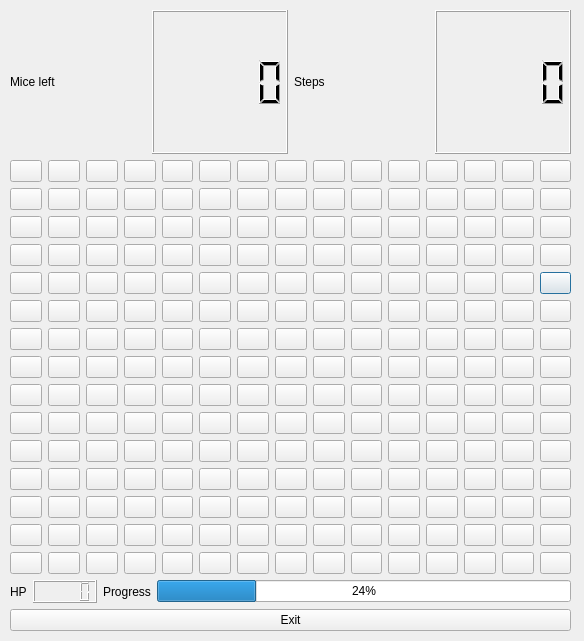
<?xml version="1.0" encoding="UTF-8"?>
<ui version="4.0">
 <class>GameHard</class>
 <widget class="QDialog" name="GameHard">
  <property name="geometry">
   <rect>
    <x>0</x>
    <y>0</y>
    <width>584</width>
    <height>641</height>
   </rect>
  </property>
  <property name="minimumSize">
   <size>
    <width>584</width>
    <height>641</height>
   </size>
  </property>
  <property name="maximumSize">
   <size>
    <width>584</width>
    <height>641</height>
   </size>
  </property>
  <property name="windowTitle">
   <string>Dialog</string>
  </property>
  <widget class="QWidget" name="layoutWidget">
   <property name="geometry">
    <rect>
     <x>10</x>
     <y>10</y>
     <width>561</width>
     <height>621</height>
    </rect>
   </property>
   <layout class="QVBoxLayout" name="verticalLayout">
    <item>
     <layout class="QHBoxLayout" name="horizontalLayout">
      <item>
       <widget class="QLabel" name="label">
        <property name="text">
         <string>Mice left</string>
        </property>
       </widget>
      </item>
      <item>
       <widget class="QLCDNumber" name="lcdNumber"/>
      </item>
      <item>
       <widget class="QLabel" name="label_2">
        <property name="text">
         <string>Steps</string>
        </property>
       </widget>
      </item>
      <item>
       <widget class="QLCDNumber" name="lcdNumber_2"/>
      </item>
     </layout>
    </item>
    <item>
     <layout class="QGridLayout" name="gridLayout_2">
      <item row="4" column="14">
       <widget class="QPushButton" name="r4c14">
        <property name="text">
         <string/>
        </property>
       </widget>
      </item>
      <item row="4" column="13">
       <widget class="QPushButton" name="r4c13">
        <property name="text">
         <string/>
        </property>
       </widget>
      </item>
      <item row="2" column="2">
       <widget class="QPushButton" name="r2c2">
        <property name="text">
         <string/>
        </property>
       </widget>
      </item>
      <item row="7" column="3">
       <widget class="QPushButton" name="r7c3">
        <property name="text">
         <string/>
        </property>
       </widget>
      </item>
      <item row="4" column="2">
       <widget class="QPushButton" name="r4c2">
        <property name="text">
         <string/>
        </property>
       </widget>
      </item>
      <item row="3" column="4">
       <widget class="QPushButton" name="r3c4">
        <property name="text">
         <string/>
        </property>
       </widget>
      </item>
      <item row="6" column="0">
       <widget class="QPushButton" name="r6c0">
        <property name="text">
         <string/>
        </property>
       </widget>
      </item>
      <item row="8" column="7">
       <widget class="QPushButton" name="r8c7">
        <property name="text">
         <string/>
        </property>
       </widget>
      </item>
      <item row="1" column="10">
       <widget class="QPushButton" name="r1c10">
        <property name="text">
         <string/>
        </property>
       </widget>
      </item>
      <item row="5" column="14">
       <widget class="QPushButton" name="r5c14">
        <property name="text">
         <string/>
        </property>
       </widget>
      </item>
      <item row="1" column="11">
       <widget class="QPushButton" name="r1c11">
        <property name="text">
         <string/>
        </property>
       </widget>
      </item>
      <item row="2" column="10">
       <widget class="QPushButton" name="r2c10">
        <property name="text">
         <string/>
        </property>
       </widget>
      </item>
      <item row="2" column="11">
       <widget class="QPushButton" name="r2c11">
        <property name="text">
         <string/>
        </property>
       </widget>
      </item>
      <item row="5" column="7">
       <widget class="QPushButton" name="r5c7">
        <property name="text">
         <string/>
        </property>
       </widget>
      </item>
      <item row="5" column="9">
       <widget class="QPushButton" name="r5c9">
        <property name="text">
         <string/>
        </property>
       </widget>
      </item>
      <item row="5" column="2">
       <widget class="QPushButton" name="r5c2">
        <property name="text">
         <string/>
        </property>
       </widget>
      </item>
      <item row="3" column="1">
       <widget class="QPushButton" name="r3c1">
        <property name="text">
         <string/>
        </property>
       </widget>
      </item>
      <item row="5" column="4">
       <widget class="QPushButton" name="r5c4">
        <property name="text">
         <string/>
        </property>
       </widget>
      </item>
      <item row="4" column="0">
       <widget class="QPushButton" name="r4c0">
        <property name="text">
         <string/>
        </property>
       </widget>
      </item>
      <item row="4" column="4">
       <widget class="QPushButton" name="r4c4">
        <property name="text">
         <string/>
        </property>
       </widget>
      </item>
      <item row="5" column="3">
       <widget class="QPushButton" name="r5c3">
        <property name="text">
         <string/>
        </property>
       </widget>
      </item>
      <item row="4" column="6">
       <widget class="QPushButton" name="r4c6">
        <property name="text">
         <string/>
        </property>
       </widget>
      </item>
      <item row="4" column="5">
       <widget class="QPushButton" name="r4c5">
        <property name="text">
         <string/>
        </property>
       </widget>
      </item>
      <item row="5" column="1">
       <widget class="QPushButton" name="r5c1">
        <property name="text">
         <string/>
        </property>
       </widget>
      </item>
      <item row="5" column="0">
       <widget class="QPushButton" name="r5c0">
        <property name="text">
         <string/>
        </property>
       </widget>
      </item>
      <item row="4" column="9">
       <widget class="QPushButton" name="r4c9">
        <property name="text">
         <string/>
        </property>
       </widget>
      </item>
      <item row="4" column="7">
       <widget class="QPushButton" name="r4c7">
        <property name="text">
         <string/>
        </property>
       </widget>
      </item>
      <item row="8" column="0">
       <widget class="QPushButton" name="r8c0">
        <property name="text">
         <string/>
        </property>
       </widget>
      </item>
      <item row="8" column="1">
       <widget class="QPushButton" name="r8c1">
        <property name="text">
         <string/>
        </property>
       </widget>
      </item>
      <item row="8" column="2">
       <widget class="QPushButton" name="r8c2">
        <property name="text">
         <string/>
        </property>
       </widget>
      </item>
      <item row="8" column="6">
       <widget class="QPushButton" name="r8c6">
        <property name="text">
         <string/>
        </property>
       </widget>
      </item>
      <item row="3" column="9">
       <widget class="QPushButton" name="r3c9">
        <property name="text">
         <string/>
        </property>
       </widget>
      </item>
      <item row="1" column="2">
       <widget class="QPushButton" name="r1c2">
        <property name="text">
         <string/>
        </property>
       </widget>
      </item>
      <item row="2" column="7">
       <widget class="QPushButton" name="r2c7">
        <property name="text">
         <string/>
        </property>
       </widget>
      </item>
      <item row="2" column="8">
       <widget class="QPushButton" name="r2c8">
        <property name="text">
         <string/>
        </property>
       </widget>
      </item>
      <item row="3" column="2">
       <widget class="QPushButton" name="r3c2">
        <property name="text">
         <string/>
        </property>
       </widget>
      </item>
      <item row="3" column="0">
       <widget class="QPushButton" name="r3c0">
        <property name="text">
         <string/>
        </property>
       </widget>
      </item>
      <item row="8" column="3">
       <widget class="QPushButton" name="r8c3">
        <property name="text">
         <string/>
        </property>
       </widget>
      </item>
      <item row="3" column="3">
       <widget class="QPushButton" name="r3c3">
        <property name="text">
         <string/>
        </property>
       </widget>
      </item>
      <item row="3" column="5">
       <widget class="QPushButton" name="r3c5">
        <property name="text">
         <string/>
        </property>
       </widget>
      </item>
      <item row="0" column="12">
       <widget class="QPushButton" name="r0c12">
        <property name="text">
         <string/>
        </property>
       </widget>
      </item>
      <item row="4" column="3">
       <widget class="QPushButton" name="r4c3">
        <property name="text">
         <string/>
        </property>
       </widget>
      </item>
      <item row="3" column="7">
       <widget class="QPushButton" name="r3c7">
        <property name="text">
         <string/>
        </property>
       </widget>
      </item>
      <item row="3" column="8">
       <widget class="QPushButton" name="r3c8">
        <property name="text">
         <string/>
        </property>
       </widget>
      </item>
      <item row="4" column="1">
       <widget class="QPushButton" name="r4c1">
        <property name="text">
         <string/>
        </property>
       </widget>
      </item>
      <item row="3" column="6">
       <widget class="QPushButton" name="r3c6">
        <property name="text">
         <string/>
        </property>
       </widget>
      </item>
      <item row="5" column="8">
       <widget class="QPushButton" name="r5c8">
        <property name="text">
         <string/>
        </property>
       </widget>
      </item>
      <item row="4" column="8">
       <widget class="QPushButton" name="r4c8">
        <property name="text">
         <string/>
        </property>
       </widget>
      </item>
      <item row="2" column="6">
       <widget class="QPushButton" name="r2c6">
        <property name="text">
         <string/>
        </property>
       </widget>
      </item>
      <item row="1" column="5">
       <widget class="QPushButton" name="r1c5">
        <property name="text">
         <string/>
        </property>
       </widget>
      </item>
      <item row="1" column="7">
       <widget class="QPushButton" name="r1c7">
        <property name="text">
         <string/>
        </property>
       </widget>
      </item>
      <item row="1" column="6">
       <widget class="QPushButton" name="r1c6">
        <property name="text">
         <string/>
        </property>
       </widget>
      </item>
      <item row="1" column="9">
       <widget class="QPushButton" name="r1c9">
        <property name="text">
         <string/>
        </property>
       </widget>
      </item>
      <item row="1" column="8">
       <widget class="QPushButton" name="r1c8">
        <property name="text">
         <string/>
        </property>
       </widget>
      </item>
      <item row="1" column="3">
       <widget class="QPushButton" name="r1c3">
        <property name="text">
         <string/>
        </property>
       </widget>
      </item>
      <item row="2" column="4">
       <widget class="QPushButton" name="r2c4">
        <property name="text">
         <string/>
        </property>
       </widget>
      </item>
      <item row="2" column="1">
       <widget class="QPushButton" name="r2c1">
        <property name="text">
         <string/>
        </property>
       </widget>
      </item>
      <item row="0" column="9">
       <widget class="QPushButton" name="r0c9">
        <property name="text">
         <string/>
        </property>
       </widget>
      </item>
      <item row="2" column="13">
       <widget class="QPushButton" name="r2c13">
        <property name="text">
         <string/>
        </property>
       </widget>
      </item>
      <item row="2" column="12">
       <widget class="QPushButton" name="r2c12">
        <property name="text">
         <string/>
        </property>
       </widget>
      </item>
      <item row="3" column="11">
       <widget class="QPushButton" name="r3c11">
        <property name="text">
         <string/>
        </property>
       </widget>
      </item>
      <item row="2" column="14">
       <widget class="QPushButton" name="r2c14">
        <property name="text">
         <string/>
        </property>
       </widget>
      </item>
      <item row="3" column="10">
       <widget class="QPushButton" name="r3c10">
        <property name="text">
         <string/>
        </property>
       </widget>
      </item>
      <item row="3" column="14">
       <widget class="QPushButton" name="r3c14">
        <property name="text">
         <string/>
        </property>
       </widget>
      </item>
      <item row="3" column="12">
       <widget class="QPushButton" name="r3c12">
        <property name="text">
         <string/>
        </property>
       </widget>
      </item>
      <item row="4" column="10">
       <widget class="QPushButton" name="r4c10">
        <property name="text">
         <string/>
        </property>
       </widget>
      </item>
      <item row="3" column="13">
       <widget class="QPushButton" name="r3c13">
        <property name="text">
         <string/>
        </property>
       </widget>
      </item>
      <item row="5" column="10">
       <widget class="QPushButton" name="r5c10">
        <property name="text">
         <string/>
        </property>
       </widget>
      </item>
      <item row="6" column="11">
       <widget class="QPushButton" name="r6c11">
        <property name="text">
         <string/>
        </property>
       </widget>
      </item>
      <item row="6" column="10">
       <widget class="QPushButton" name="r6c10">
        <property name="text">
         <string/>
        </property>
       </widget>
      </item>
      <item row="6" column="12">
       <widget class="QPushButton" name="r6c12">
        <property name="text">
         <string/>
        </property>
       </widget>
      </item>
      <item row="6" column="14">
       <widget class="QPushButton" name="r6c14">
        <property name="text">
         <string/>
        </property>
       </widget>
      </item>
      <item row="7" column="10">
       <widget class="QPushButton" name="r7c10">
        <property name="text">
         <string/>
        </property>
       </widget>
      </item>
      <item row="7" column="11">
       <widget class="QPushButton" name="r7c11">
        <property name="text">
         <string/>
        </property>
       </widget>
      </item>
      <item row="7" column="12">
       <widget class="QPushButton" name="r7c12">
        <property name="text">
         <string/>
        </property>
       </widget>
      </item>
      <item row="7" column="13">
       <widget class="QPushButton" name="r7c13">
        <property name="text">
         <string/>
        </property>
       </widget>
      </item>
      <item row="1" column="1">
       <widget class="QPushButton" name="r1c1">
        <property name="text">
         <string/>
        </property>
       </widget>
      </item>
      <item row="0" column="3">
       <widget class="QPushButton" name="r0c3">
        <property name="text">
         <string/>
        </property>
       </widget>
      </item>
      <item row="0" column="1">
       <widget class="QPushButton" name="r0c1">
        <property name="text">
         <string/>
        </property>
       </widget>
      </item>
      <item row="1" column="4">
       <widget class="QPushButton" name="r1c4">
        <property name="text">
         <string/>
        </property>
       </widget>
      </item>
      <item row="2" column="5">
       <widget class="QPushButton" name="r2c5">
        <property name="text">
         <string/>
        </property>
       </widget>
      </item>
      <item row="0" column="7">
       <widget class="QPushButton" name="r0c7">
        <property name="text">
         <string/>
        </property>
       </widget>
      </item>
      <item row="9" column="0">
       <widget class="QPushButton" name="r9c0">
        <property name="text">
         <string/>
        </property>
       </widget>
      </item>
      <item row="9" column="1">
       <widget class="QPushButton" name="r9c1">
        <property name="text">
         <string/>
        </property>
       </widget>
      </item>
      <item row="9" column="2">
       <widget class="QPushButton" name="r9c2">
        <property name="text">
         <string/>
        </property>
       </widget>
      </item>
      <item row="9" column="3">
       <widget class="QPushButton" name="r9c3">
        <property name="text">
         <string/>
        </property>
       </widget>
      </item>
      <item row="9" column="4">
       <widget class="QPushButton" name="r9c4">
        <property name="text">
         <string/>
        </property>
       </widget>
      </item>
      <item row="9" column="5">
       <widget class="QPushButton" name="r9c5">
        <property name="text">
         <string/>
        </property>
       </widget>
      </item>
      <item row="9" column="6">
       <widget class="QPushButton" name="r9c6">
        <property name="text">
         <string/>
        </property>
       </widget>
      </item>
      <item row="9" column="7">
       <widget class="QPushButton" name="r9c7">
        <property name="text">
         <string/>
        </property>
       </widget>
      </item>
      <item row="9" column="8">
       <widget class="QPushButton" name="r9c8">
        <property name="text">
         <string/>
        </property>
       </widget>
      </item>
      <item row="9" column="9">
       <widget class="QPushButton" name="r9c9">
        <property name="text">
         <string/>
        </property>
       </widget>
      </item>
      <item row="8" column="14">
       <widget class="QPushButton" name="r8c14">
        <property name="text">
         <string/>
        </property>
       </widget>
      </item>
      <item row="9" column="11">
       <widget class="QPushButton" name="r9c11">
        <property name="text">
         <string/>
        </property>
       </widget>
      </item>
      <item row="9" column="12">
       <widget class="QPushButton" name="r9c12">
        <property name="text">
         <string/>
        </property>
       </widget>
      </item>
      <item row="9" column="13">
       <widget class="QPushButton" name="r9c13">
        <property name="text">
         <string/>
        </property>
       </widget>
      </item>
      <item row="9" column="14">
       <widget class="QPushButton" name="r9c14">
        <property name="text">
         <string/>
        </property>
       </widget>
      </item>
      <item row="11" column="0">
       <widget class="QPushButton" name="r11c0">
        <property name="text">
         <string/>
        </property>
       </widget>
      </item>
      <item row="0" column="10">
       <widget class="QPushButton" name="r0c10">
        <property name="text">
         <string/>
        </property>
       </widget>
      </item>
      <item row="1" column="12">
       <widget class="QPushButton" name="r1c12">
        <property name="text">
         <string/>
        </property>
       </widget>
      </item>
      <item row="0" column="8">
       <widget class="QPushButton" name="r0c8">
        <property name="text">
         <string/>
        </property>
       </widget>
      </item>
      <item row="2" column="9">
       <widget class="QPushButton" name="r2c9">
        <property name="text">
         <string/>
        </property>
       </widget>
      </item>
      <item row="0" column="0">
       <widget class="QPushButton" name="r0c0">
        <property name="text">
         <string/>
        </property>
       </widget>
      </item>
      <item row="1" column="0">
       <widget class="QPushButton" name="r1c0">
        <property name="text">
         <string/>
        </property>
       </widget>
      </item>
      <item row="4" column="12">
       <widget class="QPushButton" name="r4c12">
        <property name="text">
         <string/>
        </property>
       </widget>
      </item>
      <item row="2" column="0">
       <widget class="QPushButton" name="r2c0">
        <property name="text">
         <string/>
        </property>
       </widget>
      </item>
      <item row="0" column="6">
       <widget class="QPushButton" name="r0c6">
        <property name="text">
         <string/>
        </property>
       </widget>
      </item>
      <item row="0" column="5">
       <widget class="QPushButton" name="r0c5">
        <property name="text">
         <string/>
        </property>
       </widget>
      </item>
      <item row="2" column="3">
       <widget class="QPushButton" name="r2c3">
        <property name="text">
         <string/>
        </property>
       </widget>
      </item>
      <item row="0" column="4">
       <widget class="QPushButton" name="r0c4">
        <property name="text">
         <string/>
        </property>
       </widget>
      </item>
      <item row="6" column="1">
       <widget class="QPushButton" name="r6c1">
        <property name="text">
         <string/>
        </property>
       </widget>
      </item>
      <item row="6" column="3">
       <widget class="QPushButton" name="r6c3">
        <property name="text">
         <string/>
        </property>
       </widget>
      </item>
      <item row="6" column="5">
       <widget class="QPushButton" name="r6c5">
        <property name="text">
         <string/>
        </property>
       </widget>
      </item>
      <item row="6" column="6">
       <widget class="QPushButton" name="r6c6">
        <property name="text">
         <string/>
        </property>
       </widget>
      </item>
      <item row="6" column="4">
       <widget class="QPushButton" name="r6c4">
        <property name="text">
         <string/>
        </property>
       </widget>
      </item>
      <item row="7" column="2">
       <widget class="QPushButton" name="r7c2">
        <property name="text">
         <string/>
        </property>
       </widget>
      </item>
      <item row="6" column="8">
       <widget class="QPushButton" name="r6c8">
        <property name="text">
         <string/>
        </property>
       </widget>
      </item>
      <item row="7" column="0">
       <widget class="QPushButton" name="r7c0">
        <property name="text">
         <string/>
        </property>
       </widget>
      </item>
      <item row="7" column="5">
       <widget class="QPushButton" name="r7c5">
        <property name="text">
         <string/>
        </property>
       </widget>
      </item>
      <item row="7" column="8">
       <widget class="QPushButton" name="r7c8">
        <property name="text">
         <string/>
        </property>
       </widget>
      </item>
      <item row="7" column="7">
       <widget class="QPushButton" name="r7c7">
        <property name="text">
         <string/>
        </property>
       </widget>
      </item>
      <item row="6" column="7">
       <widget class="QPushButton" name="r6c7">
        <property name="text">
         <string/>
        </property>
       </widget>
      </item>
      <item row="7" column="4">
       <widget class="QPushButton" name="r7c4">
        <property name="text">
         <string/>
        </property>
       </widget>
      </item>
      <item row="8" column="5">
       <widget class="QPushButton" name="r8c5">
        <property name="text">
         <string/>
        </property>
       </widget>
      </item>
      <item row="7" column="1">
       <widget class="QPushButton" name="r7c1">
        <property name="text">
         <string/>
        </property>
       </widget>
      </item>
      <item row="6" column="9">
       <widget class="QPushButton" name="r6c9">
        <property name="text">
         <string/>
        </property>
       </widget>
      </item>
      <item row="7" column="6">
       <widget class="QPushButton" name="r7c6">
        <property name="text">
         <string/>
        </property>
       </widget>
      </item>
      <item row="7" column="9">
       <widget class="QPushButton" name="r7c9">
        <property name="text">
         <string/>
        </property>
       </widget>
      </item>
      <item row="8" column="4">
       <widget class="QPushButton" name="r8c4">
        <property name="text">
         <string/>
        </property>
       </widget>
      </item>
      <item row="8" column="9">
       <widget class="QPushButton" name="r8c9">
        <property name="text">
         <string/>
        </property>
       </widget>
      </item>
      <item row="5" column="5">
       <widget class="QPushButton" name="r5c5">
        <property name="text">
         <string/>
        </property>
       </widget>
      </item>
      <item row="5" column="6">
       <widget class="QPushButton" name="r5c6">
        <property name="text">
         <string/>
        </property>
       </widget>
      </item>
      <item row="6" column="2">
       <widget class="QPushButton" name="r6c2">
        <property name="text">
         <string/>
        </property>
       </widget>
      </item>
      <item row="8" column="8">
       <widget class="QPushButton" name="r8c8">
        <property name="text">
         <string/>
        </property>
       </widget>
      </item>
      <item row="5" column="11">
       <widget class="QPushButton" name="r5c11">
        <property name="text">
         <string/>
        </property>
       </widget>
      </item>
      <item row="6" column="13">
       <widget class="QPushButton" name="r6c13">
        <property name="text">
         <string/>
        </property>
       </widget>
      </item>
      <item row="0" column="2">
       <widget class="QPushButton" name="r0c2">
        <property name="text">
         <string/>
        </property>
       </widget>
      </item>
      <item row="4" column="11">
       <widget class="QPushButton" name="r4c11">
        <property name="text">
         <string/>
        </property>
       </widget>
      </item>
      <item row="0" column="13">
       <widget class="QPushButton" name="r0c13">
        <property name="text">
         <string/>
        </property>
       </widget>
      </item>
      <item row="7" column="14">
       <widget class="QPushButton" name="r7c14">
        <property name="text">
         <string/>
        </property>
       </widget>
      </item>
      <item row="8" column="10">
       <widget class="QPushButton" name="r8c10">
        <property name="text">
         <string/>
        </property>
       </widget>
      </item>
      <item row="8" column="12">
       <widget class="QPushButton" name="r8c12">
        <property name="text">
         <string/>
        </property>
       </widget>
      </item>
      <item row="8" column="11">
       <widget class="QPushButton" name="r8c11">
        <property name="text">
         <string/>
        </property>
       </widget>
      </item>
      <item row="8" column="13">
       <widget class="QPushButton" name="r8c13">
        <property name="text">
         <string/>
        </property>
       </widget>
      </item>
      <item row="9" column="10">
       <widget class="QPushButton" name="r9c10">
        <property name="text">
         <string/>
        </property>
       </widget>
      </item>
      <item row="1" column="13">
       <widget class="QPushButton" name="r1c13">
        <property name="text">
         <string/>
        </property>
       </widget>
      </item>
      <item row="1" column="14">
       <widget class="QPushButton" name="r1c14">
        <property name="text">
         <string/>
        </property>
       </widget>
      </item>
      <item row="5" column="13">
       <widget class="QPushButton" name="r5c13">
        <property name="text">
         <string/>
        </property>
       </widget>
      </item>
      <item row="5" column="12">
       <widget class="QPushButton" name="r5c12">
        <property name="text">
         <string/>
        </property>
       </widget>
      </item>
      <item row="0" column="11">
       <widget class="QPushButton" name="r0c11">
        <property name="text">
         <string/>
        </property>
       </widget>
      </item>
      <item row="0" column="14">
       <widget class="QPushButton" name="r0c14">
        <property name="text">
         <string/>
        </property>
       </widget>
      </item>
      <item row="12" column="0">
       <widget class="QPushButton" name="r12c0">
        <property name="text">
         <string/>
        </property>
       </widget>
      </item>
      <item row="10" column="0">
       <widget class="QPushButton" name="r10c0">
        <property name="text">
         <string/>
        </property>
       </widget>
      </item>
      <item row="13" column="0">
       <widget class="QPushButton" name="r13c0">
        <property name="text">
         <string/>
        </property>
       </widget>
      </item>
      <item row="14" column="0">
       <widget class="QPushButton" name="r14c0">
        <property name="text">
         <string/>
        </property>
       </widget>
      </item>
      <item row="10" column="1">
       <widget class="QPushButton" name="r10c1">
        <property name="text">
         <string/>
        </property>
       </widget>
      </item>
      <item row="11" column="1">
       <widget class="QPushButton" name="r11c1">
        <property name="text">
         <string/>
        </property>
       </widget>
      </item>
      <item row="10" column="2">
       <widget class="QPushButton" name="r10c2">
        <property name="text">
         <string/>
        </property>
       </widget>
      </item>
      <item row="10" column="3">
       <widget class="QPushButton" name="r10c3">
        <property name="text">
         <string/>
        </property>
       </widget>
      </item>
      <item row="10" column="4">
       <widget class="QPushButton" name="r10c4">
        <property name="text">
         <string/>
        </property>
       </widget>
      </item>
      <item row="10" column="5">
       <widget class="QPushButton" name="r10c5">
        <property name="text">
         <string/>
        </property>
       </widget>
      </item>
      <item row="10" column="6">
       <widget class="QPushButton" name="r10c6">
        <property name="text">
         <string/>
        </property>
       </widget>
      </item>
      <item row="10" column="7">
       <widget class="QPushButton" name="r10c7">
        <property name="text">
         <string/>
        </property>
       </widget>
      </item>
      <item row="10" column="8">
       <widget class="QPushButton" name="r10c8">
        <property name="text">
         <string/>
        </property>
       </widget>
      </item>
      <item row="10" column="9">
       <widget class="QPushButton" name="r10c9">
        <property name="text">
         <string/>
        </property>
       </widget>
      </item>
      <item row="10" column="10">
       <widget class="QPushButton" name="r10c10">
        <property name="text">
         <string/>
        </property>
       </widget>
      </item>
      <item row="10" column="11">
       <widget class="QPushButton" name="r10c11">
        <property name="text">
         <string/>
        </property>
       </widget>
      </item>
      <item row="10" column="12">
       <widget class="QPushButton" name="r10c12">
        <property name="text">
         <string/>
        </property>
       </widget>
      </item>
      <item row="10" column="13">
       <widget class="QPushButton" name="r10c13">
        <property name="text">
         <string/>
        </property>
       </widget>
      </item>
      <item row="10" column="14">
       <widget class="QPushButton" name="r10c14">
        <property name="text">
         <string/>
        </property>
       </widget>
      </item>
      <item row="11" column="2">
       <widget class="QPushButton" name="r11c2">
        <property name="text">
         <string/>
        </property>
       </widget>
      </item>
      <item row="11" column="3">
       <widget class="QPushButton" name="r11c3">
        <property name="text">
         <string/>
        </property>
       </widget>
      </item>
      <item row="11" column="4">
       <widget class="QPushButton" name="r11c4">
        <property name="text">
         <string/>
        </property>
       </widget>
      </item>
      <item row="11" column="5">
       <widget class="QPushButton" name="r11c5">
        <property name="text">
         <string/>
        </property>
       </widget>
      </item>
      <item row="11" column="6">
       <widget class="QPushButton" name="r11c6">
        <property name="text">
         <string/>
        </property>
       </widget>
      </item>
      <item row="11" column="7">
       <widget class="QPushButton" name="r11c7">
        <property name="text">
         <string/>
        </property>
       </widget>
      </item>
      <item row="11" column="8">
       <widget class="QPushButton" name="r11c8">
        <property name="text">
         <string/>
        </property>
       </widget>
      </item>
      <item row="11" column="9">
       <widget class="QPushButton" name="r11c9">
        <property name="text">
         <string/>
        </property>
       </widget>
      </item>
      <item row="11" column="10">
       <widget class="QPushButton" name="r11c10">
        <property name="text">
         <string/>
        </property>
       </widget>
      </item>
      <item row="11" column="11">
       <widget class="QPushButton" name="r11c11">
        <property name="text">
         <string/>
        </property>
       </widget>
      </item>
      <item row="11" column="12">
       <widget class="QPushButton" name="r11c12">
        <property name="text">
         <string/>
        </property>
       </widget>
      </item>
      <item row="11" column="13">
       <widget class="QPushButton" name="r11c13">
        <property name="text">
         <string/>
        </property>
       </widget>
      </item>
      <item row="11" column="14">
       <widget class="QPushButton" name="r11c14">
        <property name="text">
         <string/>
        </property>
       </widget>
      </item>
      <item row="12" column="1">
       <widget class="QPushButton" name="r12c1">
        <property name="text">
         <string/>
        </property>
       </widget>
      </item>
      <item row="12" column="2">
       <widget class="QPushButton" name="r12c2">
        <property name="text">
         <string/>
        </property>
       </widget>
      </item>
      <item row="12" column="3">
       <widget class="QPushButton" name="r12c3">
        <property name="text">
         <string/>
        </property>
       </widget>
      </item>
      <item row="12" column="4">
       <widget class="QPushButton" name="r12c4">
        <property name="text">
         <string/>
        </property>
       </widget>
      </item>
      <item row="12" column="5">
       <widget class="QPushButton" name="r12c5">
        <property name="text">
         <string/>
        </property>
       </widget>
      </item>
      <item row="12" column="6">
       <widget class="QPushButton" name="r12c6">
        <property name="text">
         <string/>
        </property>
       </widget>
      </item>
      <item row="12" column="7">
       <widget class="QPushButton" name="r12c7">
        <property name="text">
         <string/>
        </property>
       </widget>
      </item>
      <item row="12" column="8">
       <widget class="QPushButton" name="r12c8">
        <property name="text">
         <string/>
        </property>
       </widget>
      </item>
      <item row="12" column="9">
       <widget class="QPushButton" name="r12c9">
        <property name="text">
         <string/>
        </property>
       </widget>
      </item>
      <item row="12" column="10">
       <widget class="QPushButton" name="r12c10">
        <property name="text">
         <string/>
        </property>
       </widget>
      </item>
      <item row="12" column="11">
       <widget class="QPushButton" name="r12c11">
        <property name="text">
         <string/>
        </property>
       </widget>
      </item>
      <item row="12" column="12">
       <widget class="QPushButton" name="r12c12">
        <property name="text">
         <string/>
        </property>
       </widget>
      </item>
      <item row="12" column="13">
       <widget class="QPushButton" name="r12c13">
        <property name="text">
         <string/>
        </property>
       </widget>
      </item>
      <item row="12" column="14">
       <widget class="QPushButton" name="r12c14">
        <property name="text">
         <string/>
        </property>
       </widget>
      </item>
      <item row="13" column="1">
       <widget class="QPushButton" name="r13c1">
        <property name="text">
         <string/>
        </property>
       </widget>
      </item>
      <item row="13" column="2">
       <widget class="QPushButton" name="r13c2">
        <property name="text">
         <string/>
        </property>
       </widget>
      </item>
      <item row="13" column="3">
       <widget class="QPushButton" name="r13c3">
        <property name="text">
         <string/>
        </property>
       </widget>
      </item>
      <item row="13" column="4">
       <widget class="QPushButton" name="r13c4">
        <property name="text">
         <string/>
        </property>
       </widget>
      </item>
      <item row="13" column="5">
       <widget class="QPushButton" name="r13c5">
        <property name="text">
         <string/>
        </property>
       </widget>
      </item>
      <item row="13" column="6">
       <widget class="QPushButton" name="r13c6">
        <property name="text">
         <string/>
        </property>
       </widget>
      </item>
      <item row="13" column="7">
       <widget class="QPushButton" name="r13c7">
        <property name="text">
         <string/>
        </property>
       </widget>
      </item>
      <item row="13" column="8">
       <widget class="QPushButton" name="r13c8">
        <property name="text">
         <string/>
        </property>
       </widget>
      </item>
      <item row="13" column="9">
       <widget class="QPushButton" name="r13c9">
        <property name="text">
         <string/>
        </property>
       </widget>
      </item>
      <item row="13" column="10">
       <widget class="QPushButton" name="r13c10">
        <property name="text">
         <string/>
        </property>
       </widget>
      </item>
      <item row="13" column="11">
       <widget class="QPushButton" name="r13c11">
        <property name="text">
         <string/>
        </property>
       </widget>
      </item>
      <item row="13" column="12">
       <widget class="QPushButton" name="r13c12">
        <property name="text">
         <string/>
        </property>
       </widget>
      </item>
      <item row="13" column="13">
       <widget class="QPushButton" name="r13c13">
        <property name="text">
         <string/>
        </property>
       </widget>
      </item>
      <item row="13" column="14">
       <widget class="QPushButton" name="r13c14">
        <property name="text">
         <string/>
        </property>
       </widget>
      </item>
      <item row="14" column="1">
       <widget class="QPushButton" name="r14c1">
        <property name="text">
         <string/>
        </property>
       </widget>
      </item>
      <item row="14" column="2">
       <widget class="QPushButton" name="r14c2">
        <property name="text">
         <string/>
        </property>
       </widget>
      </item>
      <item row="14" column="3">
       <widget class="QPushButton" name="r14c3">
        <property name="text">
         <string/>
        </property>
       </widget>
      </item>
      <item row="14" column="4">
       <widget class="QPushButton" name="r14c4">
        <property name="text">
         <string/>
        </property>
       </widget>
      </item>
      <item row="14" column="5">
       <widget class="QPushButton" name="r14c5">
        <property name="text">
         <string/>
        </property>
       </widget>
      </item>
      <item row="14" column="6">
       <widget class="QPushButton" name="r14c6">
        <property name="text">
         <string/>
        </property>
       </widget>
      </item>
      <item row="14" column="7">
       <widget class="QPushButton" name="r14c7">
        <property name="text">
         <string/>
        </property>
       </widget>
      </item>
      <item row="14" column="8">
       <widget class="QPushButton" name="r14c8">
        <property name="text">
         <string/>
        </property>
       </widget>
      </item>
      <item row="14" column="9">
       <widget class="QPushButton" name="r14c9">
        <property name="text">
         <string/>
        </property>
       </widget>
      </item>
      <item row="14" column="10">
       <widget class="QPushButton" name="r14c10">
        <property name="text">
         <string/>
        </property>
       </widget>
      </item>
      <item row="14" column="11">
       <widget class="QPushButton" name="r14c11">
        <property name="text">
         <string/>
        </property>
       </widget>
      </item>
      <item row="14" column="12">
       <widget class="QPushButton" name="r14c12">
        <property name="text">
         <string/>
        </property>
       </widget>
      </item>
      <item row="14" column="13">
       <widget class="QPushButton" name="r14c13">
        <property name="text">
         <string/>
        </property>
       </widget>
      </item>
      <item row="14" column="14">
       <widget class="QPushButton" name="r14c14">
        <property name="text">
         <string/>
        </property>
       </widget>
      </item>
     </layout>
    </item>
    <item>
     <layout class="QHBoxLayout" name="horizontalLayout_2">
      <item>
       <widget class="QLabel" name="label_3">
        <property name="text">
         <string>HP</string>
        </property>
       </widget>
      </item>
      <item>
       <widget class="QLCDNumber" name="lcdNumber_3"/>
      </item>
      <item>
       <widget class="QLabel" name="label_4">
        <property name="text">
         <string>Progress</string>
        </property>
       </widget>
      </item>
      <item>
       <widget class="QProgressBar" name="progressBar">
        <property name="value">
         <number>24</number>
        </property>
       </widget>
      </item>
     </layout>
    </item>
    <item>
     <widget class="QPushButton" name="pushButton_51">
      <property name="text">
       <string>Exit</string>
      </property>
     </widget>
    </item>
   </layout>
  </widget>
 </widget>
 <resources/>
 <connections>
  <connection>
   <sender>pushButton_51</sender>
   <signal>clicked()</signal>
   <receiver>GameHard</receiver>
   <slot>close()</slot>
   <hints>
    <hint type="sourcelabel">
     <x>254</x>
     <y>455</y>
    </hint>
    <hint type="destinationlabel">
     <x>447</x>
     <y>239</y>
    </hint>
   </hints>
  </connection>
 </connections>
</ui>
